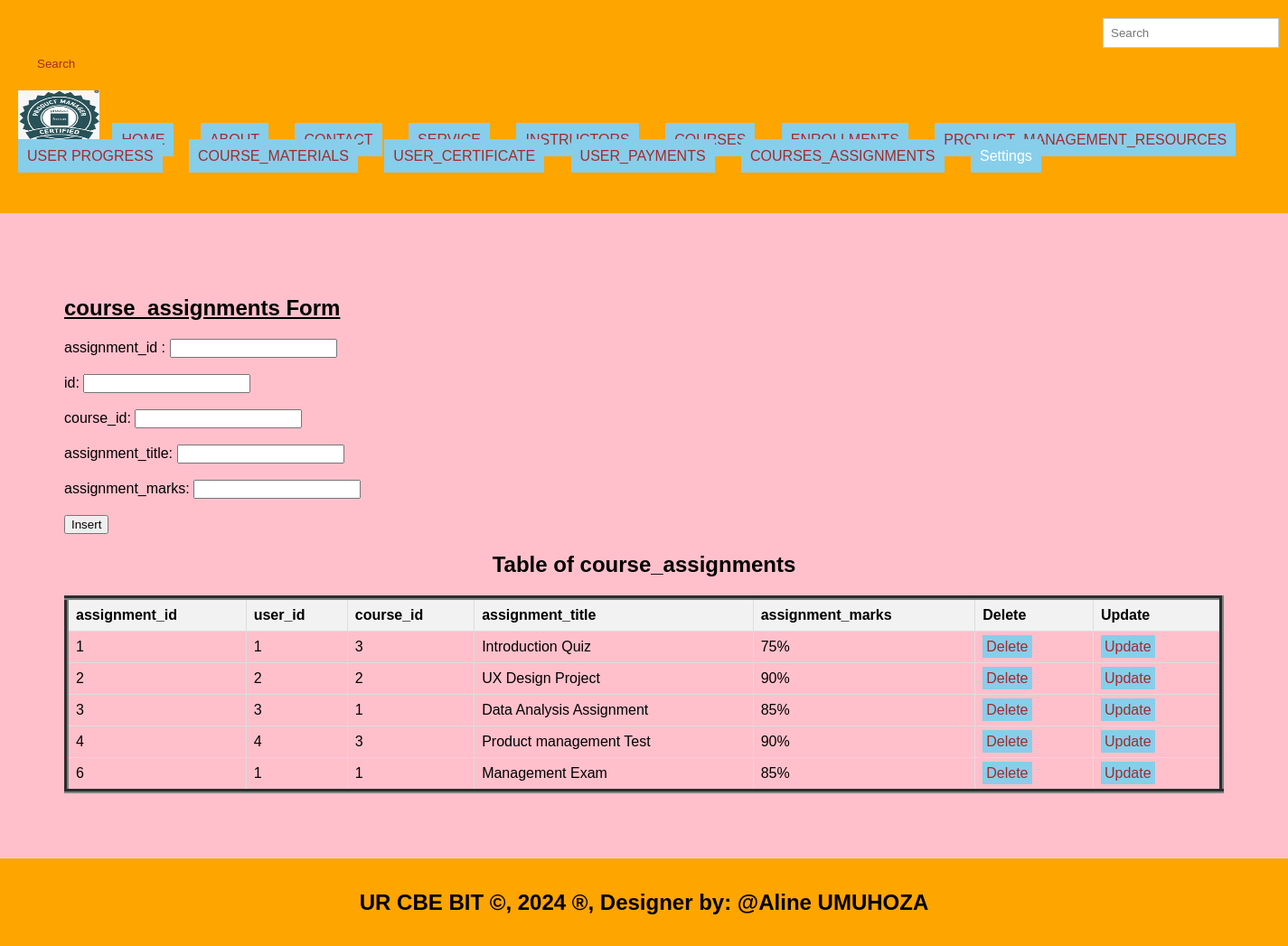
Screenshot of /course_assignments.php with the database file from the repository.
### tables this page shows
CREATE TABLE `course_assignments` (
  `assignment_id` int(11) NOT NULL,
  `course_id` int(11) DEFAULT NULL,
  `id` int(11) DEFAULT NULL,
  `assignment_title` varchar(255) NOT NULL,
  `assignment_marks` text DEFAULT NULL
);

### course_assignments.php (the view, shortened to what this page needs)
<!DOCTYPE html>
<html lang="en">
<head>
  <link rel="stylesheet" type="text/css" href="style.css" title="style 1" media="screen, tv, projection, handheld, print"/>
  </head>
  <header>
<body bgcolor="pink">
  <form class="d-flex" role="search" action="search.php">
      <input class="form-control me-2" type="search" placeholder="Search" aria-label="Search" name="query">
      <button class="btn btn-outline-success" type="submit">Search</button>
    </form>
  <ul style="list-style-type: none; padding: 0;">
    <li style="display: inline; margin-right: 10px;">
    <img src="./images/LOGO.png" width="90" height="60" alt="Logo">
  </li>
    <li style="display: inline; margin-right: 10px;"><a href="./home.html">HOME</a>
  </li>
    <li style="display: inline; margin-right: 10px;"><a href="./about.html">ABOUT</a>
  </li>
    <li style="display: inline; margin-right: 10px;"><a href="./contact.html">CONTACT</a>
  </li>
    <li style="display: inline; margin-right: 10px;"><a href="./Service.html">SERVICE</a>
  </li>
    <li style="display: inline; margin-right: 10px;"><a href="./instructors.php">INSTRUCTORS</a>
  </li>
    <li style="display: inline; margin-right: 10px;"><a href="./courses.php">COURSES</a>
  </li>
    <li style="display: inline; margin-right: 10px;"><a href="./enrollments.php">ENROLLMENTS</a>
  </li>
    <li style="display: inline; margin-right: 10px;"><a href="./product_management_resources.php">PRODUCT_MANAGEMENT_RESOURCES</a>
  </li>
    <li style="display: inline; margin-right: 10px;"><a href="./user_progress.php">USER PROGRESS</a>
  </li>
    <li style="display: inline; margin-right: 10px;"><a href="./course_materials.php">COURSE_MATERIALS</a>
  </li>
    <li style="display: inline; margin-right: 10px;"><a href="./user_certificates.php">USER_CERTIFICATE</a>
  </li>
  <li style="display: inline; margin-right: 10px;"><a href="./user_payments.php">USER_PAYMENTS</a>
  </li>
  <li style="display: inline; margin-right: 10px;"><a href="./course_assignments.php">COURSES_ASSIGNMENTS</a>
  </li>
    <li class="dropdown" style="display: inline; margin-right: 10px;">
      <a href="#" style="padding: 10px; color: white; background-color: skyblue; text-decoration: none; margin-right: 15px;">Settings</a>
    </li><br><br>
  </ul>
</header>
<section>
    <h1><u> course_assignments Form </u></h1>
    <form method="post" onsubmit="return confirmInsert();">
        <label for="aid">assignment_id :</label>
        <input type="number" id="aid" name="aid"><br><br>
        <label for="uid">id:</label>
        <input type="number" id="uid" name="uid"><br><br>
        <label for="cid">course_id:</label>
        <input type="number" id="cid" name="cid" required><br><br>
        <label for=ast>assignment_title:</label>
        <input type="text" id="ast" name="ast" required><br><br>
        <label for="asm">assignment_marks:</label>
        <input type="text" id="asm" name="asm" required><br><br>
        <input type="submit" name="add" value="Insert">
    </form>
<!DOCTYPE html>
<html>
<head>
</head>
<body>
    <center><h2>Table of course_assignments</h2></center>
    <table border="5">
        <tr>
            <th>assignment_id</th>
            <th>user_id</th>
            <th>course_id</th>
            <th>assignment_title</th>
            <th>assignment_marks</th>
            <th>Delete</th>
            <th>Update</th>
        </tr>
        <?php
     include('database_connection.php');
        $sql = "SELECT * FROM course_assignments";
        $result = $connection->query($sql);
        if ($result->num_rows > 0) {
            while ($row = $result->fetch_assoc()) {
                $aid = $row['assignment_id'];
                echo "<tr>
                    <td>" . $row['assignment_id'] . "</td>
                    <td>" . $row['id'] . "</td>
                    <td>" . $row['course_id'] . "</td>
                    <td>" . $row['assignment_title'] . "</td>
                    <td>" . $row['assignment_marks'] . "</td>
                    <td><a style='padding:4px' href='delete_course_assignments.php?assignment_id=$aid'>Delete</a></td>
                    <td><a style='padding:4px' href='update_course_assignments.php?assignment_id=$aid'>Update</a></td>
                </tr>";
            }
        } else {
            echo "<tr><td colspan='6'>No data found</td></tr>";
        }
        ?>
    </table>
</body>
    </section>
<footer>
  <center>
    <marquee behavior='alternate'>
    <b><h2>UR CBE BIT &copy, 2024 &reg, Designer by: @Aline UMUHOZA</h2></b>
  </marquee>
  </center>
</footer>
</body>
</html>

### style.css (style rules this page uses)
body { font-family: Arial, sans-serif; margin: 0; padding: 0; }
.form-control { padding: 8px; margin-left: 4px; border: 1px solid #ccc; }
.btn { padding: 6px; background-color: orange; color: brown; border: none; }
.dropdown { position: relative; display: inline; margin-right: 10px; }
body { font-family: Arial,sans-serif; margin:0; padding:0; }
header { background-color:skyblue; padding: 20px; }
.dropdown { position: right; display:right; direction:rtl; }
section { padding:28px; border-bottom: 1px solid #ddd; }
footer { text-align: center; padding: 15px; background-color:skyblue; }

### course_assignments.php (style rules this page uses)
a { padding: 10px; color: white; background-color: skyblue; text-decoration: none; margin-right: 15px; }
a:link { color: brown; }
button.btn { margin-left: 15px; margin-top: 4px; }
input.form-control { margin-left: 1200px; padding: 8px; }
header { background-color:orange; }
section { padding:71px; border-bottom: 1px solid #ddd; }
footer { text-align: center; padding: 15px; background-color:orange; }
table { width: 100%; border-collapse: collapse; }
th, td { border: 1px solid #ddd; padding: 8px; text-align: left; }
th { background-color: #f2f2f2; }

### rows the page displays
course_assignments: assignment_id "1", id "1", course "3", assignment_title "Introduction Quiz", assignment_marks "75%"
course_assignments: assignment_id "2", id "2", course "2", assignment_title "UX Design Project", assignment_marks "90%"
course_assignments: assignment_id "3", id "3", course "1", assignment_title "Data Analysis Assignment", assignment_marks "85%"
course_assignments: assignment_id "4", id "4", course "3", assignment_title "Product management Test", assignment_marks "90%"
course_assignments: assignment_id "6", id "1", course "1", assignment_title "Management Exam", assignment_marks "85%"
